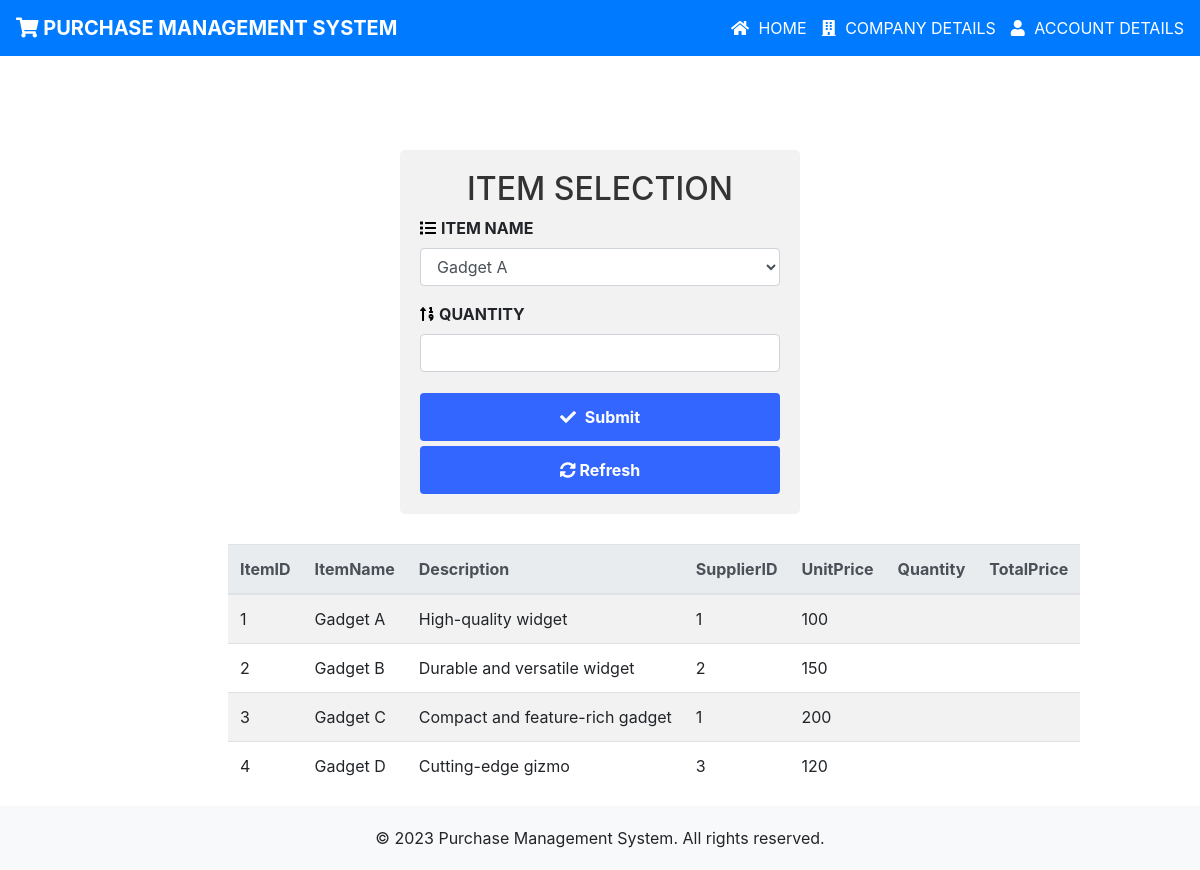
Screenshot of /ItemList.php with the database file from the repository.
### tables this page shows
CREATE TABLE `item_list` (
  `ItemID` int(20) NOT NULL,
  `ItemName` varchar(255) NOT NULL,
  `Description` varchar(255) NOT NULL,
  `UnitPrice` varchar(255) NOT NULL,
  `SupplierID` int(20) NOT NULL
);

### ItemList.php (the view, shortened to what this page needs)
<!DOCTYPE html>
<html>
<head>
  <link rel="stylesheet" href="https://maxcdn.bootstrapcdn.com/bootstrap/4.5.2/css/bootstrap.min.css">
  <link rel="stylesheet" href="https://cdnjs.cloudflare.com/ajax/libs/font-awesome/5.15.3/css/all.min.css">
</head>
<body>
    <nav class="navbar navbar-expand-lg navbar-dark fixed-top">
        <a class="navbar-brand" href="#">
            <i class="fas fa-shopping-cart"></i>
            Purchase Management System
        </a>
        <ul class="navbar-nav ml-auto">
            <li class="nav-item info">
                <i class="fas fa-home icon"></i>
                <a href="http://localhost/Project/Index.html">Home</a>
            </li>
            <li class="nav-item info">
                <i class="fas fa-building icon"></i>
                <a href="http://localhost/Project/ComapanyInfo.html">Company Details</a>
            </li>
            <li class="nav-item info">
                <i class="fas fa-user icon"></i>
                <a href="http://localhost/Project/AccountDetails.php">Account Details</a>
            </li>
        </ul>
    </nav>
<div class="container">
  <form name="frm" action="http://localhost/Project/ItemList.php" method="post">
    <h2>Item Selection</h2>
    <div class="form-group">
      <label for="itemName"><b><i class="fas fa-list icon" style="color: black;"></i>Item Name</b></label>
      <select class="form-control" name="itemName">
        <option value="Gadget A" selected>Gadget A</option>
      </select>
    </div>
    <div class="form-group">
      <label><b><i class="fas fa-sort-numeric-up icon" style="color: black;"></i>Quantity</b></label>
      <input type="text" class="form-control" name="quantity" required>
    </div>
    <button class="form-submit" type="submit"><i class="fas fa-check icon"></i> Submit</button>
    <button class="form-submit" type="reset"><i class="fas fa-sync-alt refresh-icon"></i> Refresh</button>
  </form>
</div>
</body>
</html>
<?php
$servername = "localhost";
$username = "root";
$password = "";
$dbname = "pms";
$conn = new mysqli($servername, $username, $password, $dbname);
$sql = "SELECT * FROM item_list";
$result = $conn->query($sql);
if ($result->num_rows > 0) {
    ?>
    <html>
    <head>
        <link rel="stylesheet" href="https://stackpath.bootstrapcdn.com/bootstrap/4.5.2/css/bootstrap.min.css">
    </head>
    <body>
        <div class="table-container">
            <table class="table table-striped table-responsive table-hover table-white">
                <thead class="thead-light">
                    <tr>
                        <th>ItemID</th>
                        <th>ItemName</th>
                        <th>Description</th>
                        <th>SupplierID</th>
                        <th>UnitPrice</th>
                        <th>Quantity</th>
                        <th>TotalPrice</th>
                    </tr>
                </thead>
                <tbody>
                    <?php
                    while ($row = $result->fetch_assoc()) {
                        echo "<tr>";
                        echo "<td>" . $row["ItemID"] . "</td>";
                        echo "<td>" . $row["ItemName"] . "</td>";
                        echo "<td>" . $row["Description"] . "</td>";
                        echo "<td>" . $row["SupplierID"] . "</td>";
                        echo "<td>" . $row["UnitPrice"] . "</td>";
                        if (isset($itemName) && $itemName == $row["ItemName"]) {
                            if (isset($quantity)) {
                                echo "<td><b>" . $quantity . "</b></td>";
                                $totalPrice = $quantity * $row["UnitPrice"];
                                echo "<td><b>" . $totalPrice . "</b></td>";
                            }
                        } else {
                            echo "<td></td>";
                            echo "<td></td>";
                        }
                        echo "</tr>";
                    }
                    ?>
                </tbody>
            </table>
        </div>
    </body>
    </html>
<?php
} else {
    echo "0 results";
}
?>
<html>
<head>
</head>
<body>
<footer class="footer">
      <p>&copy; 2023 Purchase Management System. All rights reserved.</p>
</footer>
</body>
</html>

### ItemList.php (style rules this page uses)
body { padding-top: 70px; display: flex; flex-direction: column; min-height: 100vh; }
.container { margin-top: 80px; }
.navbar { background-color: #007bff; text-transform: uppercase; }
.navbar-brand, .navbar-nav .nav-link { color: #fff; }
.navbar-brand { font-weight: bold; }
a { color: white; }
.navbar-nav .nav-item.info a { color: white; }
form { max-width: 400px; margin: 0 auto; background-color: #f2f2f2; padding: 20px; border-radius: 5px; text-transform: uppercase; }
h2 { text-align: center; text-transform: uppercase; text-align: center; color: #333; font-size: 25px; margin-bottom: 20px; animation: slide-up 1s ease-in; }
.icon { margin-right: 5px; color: white; }
.form-submit { width: 100%; margin-top: 5px; padding: 12px 20px; background-color: #3366ff; color: #fff; border: none; border-radius: 4px; font-size: 16px; font-weight: bold; cursor: pointer; transition: background-color 0.3s ease; }
.navbar-nav .nav-item.info { margin-left: 15px; }
.table-container { margin-top: 30px; margin-left: 19%; }
.footer { background-color: #f8f9fa; padding: 20px; text-align: center; margin-top: auto; width: 100%; }
.footer p { margin-bottom: 0; }

### rows the page displays
item_list: ItemID "1", ItemName "Gadget A", Description "High-quality widget", SupplierID "1", UnitPrice "100"
item_list: ItemID "2", ItemName "Gadget B", Description "Durable and versatile widget", SupplierID "2", UnitPrice "150"
item_list: ItemID "3", ItemName "Gadget C", Description "Compact and feature-rich gadget", SupplierID "1", UnitPrice "200"
item_list: ItemID "4", ItemName "Gadget D", Description "Cutting-edge gizmo", SupplierID "3", UnitPrice "120"
